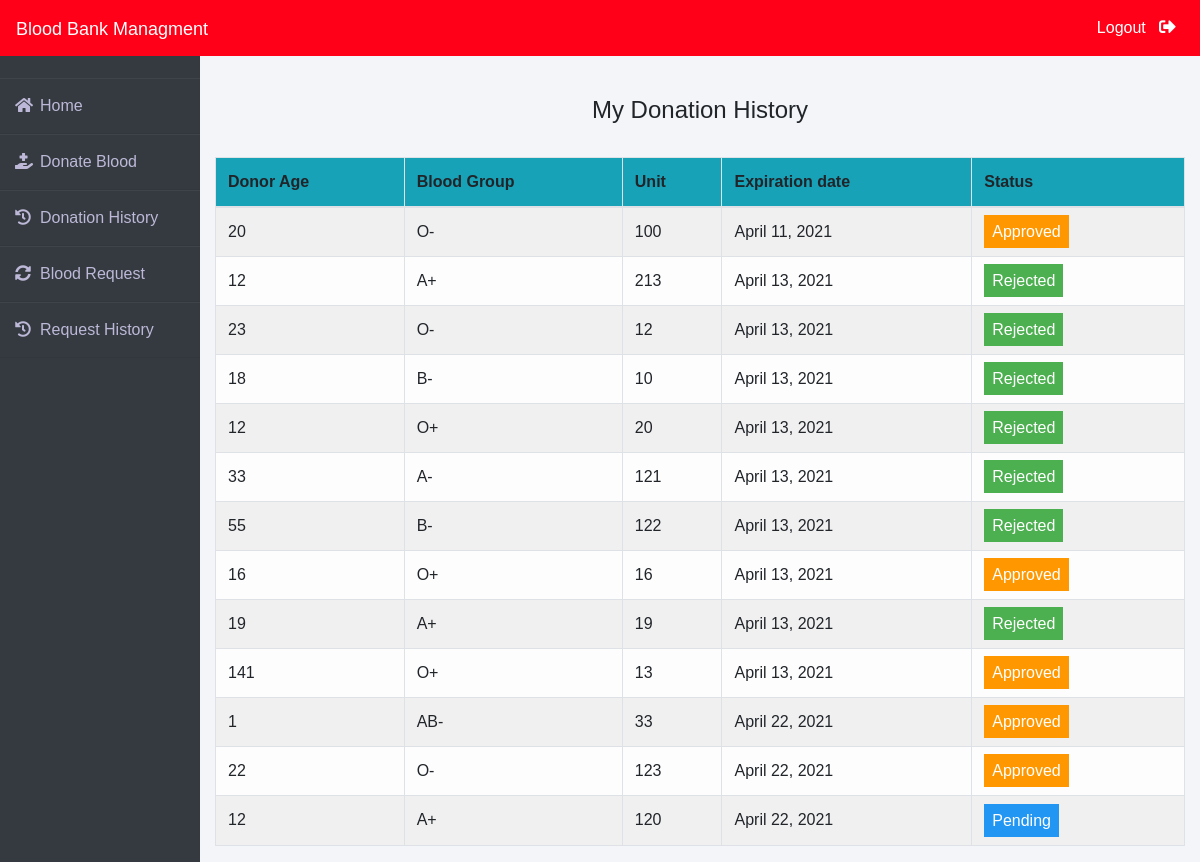
The page /donor/donation-history (signed in) on the database as committed earlier.
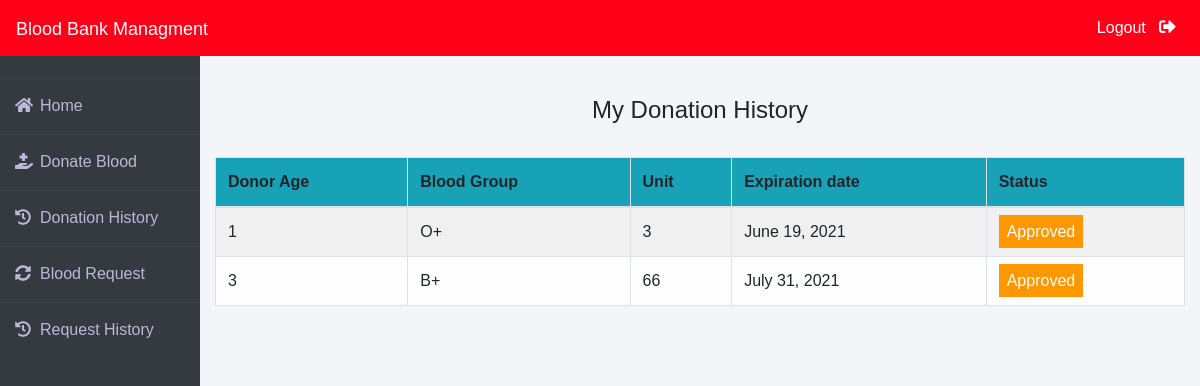
The same page on the database as committed later.
### donor/models.py (models this page shows, shortened)
class BloodDonate(models.Model):
    donor=models.ForeignKey(Donor,on_delete=models.CASCADE)
    disease=models.CharField(max_length=100,default="Nothing")
    age=models.PositiveIntegerField()
    bloodgroup=models.CharField(max_length=10)
    unit=models.PositiveIntegerField(default=0)
    status=models.CharField(max_length=20,default="Pending")
    date=models.DateField(default=datetime.datetime.now()+datetime.timedelta(days=42))

### donor/views.py (the view)
# urls.py: path('donation-history', views.donation_history_view,name='donation-history'),
def donation_history_view(request):
    donor= models.Donor.objects.get(user_id=request.user.id)
    donations=models.BloodDonate.objects.all().filter(donor=donor)
    return render(request,'donor/donation_history.html',{'donations':donations})

### templates/donor/donation_history.html (shortened to what this page needs)
{% extends 'donor/donorbase.html' %}
{% block content %}
{% load widget_tweaks %}
{%load static%}
<head>
   </head>
<br><br>
<div class="container">
    <H4 class="text-center">My Donation History</H4><br>
    <table class="table table-light table-hover table-bordered table-striped">
        <thead class="bg-info">
            <tr>
                <th scope="col">Donor Age</th>
                <th scope="col">Blood Group</th>
                <th scope="col">Unit</th>
                <th scope="col">Expiration date</th>
                <th scope="col">Status</th>
            </tr>
        </thead>
        <tbody>
            {% for t in donations %}
            <tr>
                <td>{{t.age}}</td>
                <td>{{t.bloodgroup}}</td>
                <td>{{t.unit}}</td>
                <td>{{t.date}}</td>
                {% if t.status == 'Approved' %}
                <td><span class="label warning"> Approved</span></td>
                {% elif t.status == 'Rejected' %}
                <td><span class="label success">Rejected</span></td>
                {% else %}
                <td><span style="color: white;margin-left: 0px;" class="label info">Pending</span></td>
                {% endif %}
            </tr>
            {% endfor %}
        </tbody>
    </table>
</div>
{% endblock content %}

### templates/donor/donorbase.html (shortened to what this page needs)
<!DOCTYPE html>
<html lang="en">
<head>
    <link rel="stylesheet" href="https://maxcdn.bootstrapcdn.com/bootstrap/4.0.0/css/bootstrap.min.css">
    <link rel="stylesheet" href="https://cdnjs.cloudflare.com/ajax/libs/font-awesome/5.14.0/css/all.css">
</head>
<body>
    <nav class="navbar navbar-expand-lg navbar-light fixed-top bg-danger">
        <a style="color:white;" class="navbar-brand" href="/"><font face = "Comic sans MS" size ="4">Blood Bank Managment</font></a>
        <div class="navbar-collapse collapse w-100 order-3 dual-collapse2">
            <ul class="navbar-nav ml-auto">
                <li class="nav-item">
                    <a class="nav-link" style="color: white;" href="/logout">Logout &nbsp; <i class="fas fa-sign-out-alt"></i></a>
                </li>
            </ul>
        </div>
      </nav>
<br><br>
<div class="wrapper">
    <div class="sidebar">
        <ul>
            <li><a style="text-decoration:none;" href="/"><i class="fas fa-home"></i>Home</a></li>
            <li><a style="text-decoration:none;" href="/donor/donate-blood"><i class="fas fa-hand-holding-medical"></i>Donate Blood</a></li>
            <li><a style="text-decoration:none;" href="/donor/donation-history"><i class="fas fa-history"></i>Donation History</a></li>
            <li><a style="text-decoration:none;" href="/donor/make-request"><i class="fas fa-sync-alt"></i>Blood Request</a></li>
            <li><a style="text-decoration:none;" href="/donor/request-history"><i class="fas fa-history"></i>Request History</a></li>
        </ul>
    </div>
    <div class="main_content">
{% block content %}
{% endblock content %}
    </div>
</div>
</body>
</html>

### templates/donor/donorbase.html (style rules this page uses)
* { margin: 0; padding: 0; box-sizing: border-box; list-style: none; text-decoration: none; font-family: 'Josefin Sans', sans-serif; }
body { background-color: #f3f5f9; }
.bg-danger { background-color: #ff0018!important; }
.wrapper { display: flex; position: relative; }
.wrapper .sidebar { width: 200px; height: 100%; background: #343a40; padding: 30px 0px; position: fixed; }
.wrapper .sidebar ul li { padding: 15px; border-bottom: 1px solid #bdb8d7; border-bottom: 1px solid rgba(0,0,0,0.05); border-top: 1px solid rgba(255,255,255,0.05); }
.wrapper .sidebar ul li a { color: #bdb8d7; display: block; }
.wrapper .sidebar ul li a .fas { width: 25px; }
.wrapper .main_content { width: 100%; margin-left: 200px; }
.fa-sign-out-alt { color: white; font-size: 2ex; }

### templates/donor/donation_history.html (style rules this page uses)
.label { color: white; padding: 8px; }
.warning { background-color: #ff9800; }

Rows that differ between the two databases and show on the page:
removed BloodDonate: age "20", bloodgroup "O-", unit "100", date "April 11, 2021", status "Approved"
removed BloodDonate: age "12", bloodgroup "A+", unit "213", date "April 13, 2021", status "Rejected"
removed BloodDonate: age "23", bloodgroup "O-", unit "12", date "April 13, 2021", status "Rejected"
removed BloodDonate: age "18", bloodgroup "B-", unit "10", date "April 13, 2021", status "Rejected"
removed BloodDonate: age "12", bloodgroup "O+", unit "20", date "April 13, 2021", status "Rejected"
removed BloodDonate: age "33", bloodgroup "A-", unit "121", date "April 13, 2021", status "Rejected"
removed BloodDonate: age "55", bloodgroup "B-", unit "122", date "April 13, 2021", status "Rejected"
removed BloodDonate: age "16", bloodgroup "O+", unit "16", date "April 13, 2021", status "Approved"
removed BloodDonate: age "19", bloodgroup "A+", unit "19", date "April 13, 2021", status "Rejected"
removed BloodDonate: age "141", bloodgroup "O+", unit "13", date "April 13, 2021", status "Approved"
removed BloodDonate: age "1", bloodgroup "AB-", unit "33", date "April 22, 2021", status "Approved"
removed BloodDonate: age "22", bloodgroup "O-", unit "123", date "April 22, 2021", status "Approved"
removed BloodDonate: age "12", bloodgroup "A+", unit "120", date "April 22, 2021", status "Pending"
added BloodDonate: age "1", bloodgroup "O+", unit "3", date "June 19, 2021", status "Approved"
added BloodDonate: age "3", bloodgroup "B+", unit "66", date "July 31, 2021", status "Approved"
